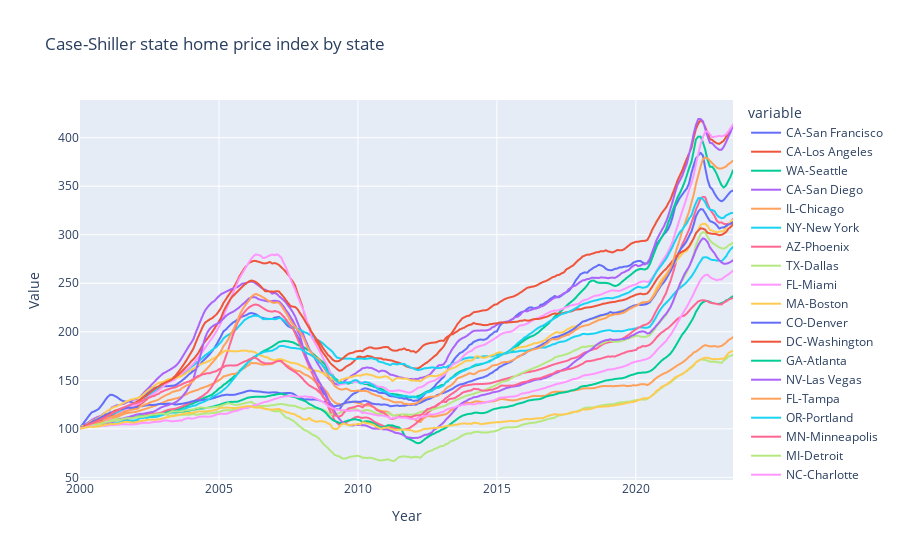

Notebook cell for this chart:
### Code cell
# Creating an interactive graph showing house price index with all the 20 states included in the composite index
fig = px.line(Case_Shiller_by_state, title='Case-Shiller state home price index by state').update_layout(xaxis_title='Year', 
                                                                                                   yaxis_title='Value')
fig.show('png')

### Figure 1 — Plotly figure (JSON) as saved in the notebook; plotly's stock layout.template omitted (floating-point values rounded to 4 significant figures; data arrays with more than 128 entries replaced by an {"elided": "..."} marker saying what was removed)
{"data": [{"hovertemplate": "variable=CA-San Francisco<br>index=%{x}<br>value=%{y}<extra></extra>", "legendgroup": "CA-San Francisco", "line": {"color": "#636efa", "dash": "solid"}, "marker": {"symbol": "circle"}, "mode": "lines", "name": "CA-San Francisco", "showlegend": true, "type": "scattergl", "x": {"elided": "283 str values"}, "xaxis": "x", "y": {"elided": "283 float values"}, "yaxis": "y"}, {"hovertemplate": "variable=CA-Los Angeles<br>index=%{x}<br>value=%{y}<extra></extra>", "legendgroup": "CA-Los Angeles", "line": {"color": "#EF553B", "dash": "solid"}, "marker": {"symbol": "circle"}, "mode": "lines", "name": "CA-Los Angeles", "showlegend": true, "type": "scattergl", "x": {"elided": "283 str values"}, "xaxis": "x", "y": {"elided": "283 float values"}, "yaxis": "y"}, {"hovertemplate": "variable=WA-Seattle<br>index=%{x}<br>value=%{y}<extra></extra>", "legendgroup": "WA-Seattle", "line": {"color": "#00cc96", "dash": "solid"}, "marker": {"symbol": "circle"}, "mode": "lines", "name": "WA-Seattle", "showlegend": true, "type": "scattergl", "x": {"elided": "283 str values"}, "xaxis": "x", "y": {"elided": "283 float values"}, "yaxis": "y"}, {"hovertemplate": "variable=CA-San Diego<br>index=%{x}<br>value=%{y}<extra></extra>", "legendgroup": "CA-San Diego", "line": {"color": "#ab63fa", "dash": "solid"}, "marker": {"symbol": "circle"}, "mode": "lines", "name": "CA-San Diego", "showlegend": true, "type": "scattergl", "x": {"elided": "283 str values"}, "xaxis": "x", "y": {"elided": "283 float values"}, "yaxis": "y"}, {"hovertemplate": "variable=IL-Chicago<br>index=%{x}<br>value=%{y}<extra></extra>", "legendgroup": "IL-Chicago", "line": {"color": "#FFA15A", "dash": "solid"}, "marker": {"symbol": "circle"}, "mode": "lines", "name": "IL-Chicago", "showlegend": true, "type": "scattergl", "x": {"elided": "283 str values"}, "xaxis": "x", "y": {"elided": "283 float values"}, "yaxis": "y"}, {"hovertemplate": "variable=NY-New York<br>index=%{x}<br>value=%{y}<extra></extra>", "legendgroup": "NY-New York", "line": {"color": "#19d3f3", "dash": "solid"}, "marker": {"symbol": "circle"}, "mode": "lines", "name": "NY-New York", "showlegend": true, "type": "scattergl", "x": {"elided": "283 str values"}, "xaxis": "x", "y": {"elided": "283 float values"}, "yaxis": "y"}, {"hovertemplate": "variable=AZ-Phoenix<br>index=%{x}<br>value=%{y}<extra></extra>", "legendgroup": "AZ-Phoenix", "line": {"color": "#FF6692", "dash": "solid"}, "marker": {"symbol": "circle"}, "mode": "lines", "name": "AZ-Phoenix", "showlegend": true, "type": "scattergl", "x": {"elided": "283 str values"}, "xaxis": "x", "y": {"elided": "283 float values"}, "yaxis": "y"}, {"hovertemplate": "variable=TX-Dallas<br>index=%{x}<br>value=%{y}<extra></extra>", "legendgroup": "TX-Dallas", "line": {"color": "#B6E880", "dash": "solid"}, "marker": {"symbol": "circle"}, "mode": "lines", "name": "TX-Dallas", "showlegend": true, "type": "scattergl", "x": {"elided": "283 str values"}, "xaxis": "x", "y": {"elided": "283 float values"}, "yaxis": "y"}, {"hovertemplate": "variable=FL-Miami<br>index=%{x}<br>value=%{y}<extra></extra>", "legendgroup": "FL-Miami", "line": {"color": "#FF97FF", "dash": "solid"}, "marker": {"symbol": "circle"}, "mode": "lines", "name": "FL-Miami", "showlegend": true, "type": "scattergl", "x": {"elided": "283 str values"}, "xaxis": "x", "y": {"elided": "283 float values"}, "yaxis": "y"}, {"hovertemplate": "variable=MA-Boston<br>index=%{x}<br>value=%{y}<extra></extra>", "legendgroup": "MA-Boston", "line": {"color": "#FECB52", "dash": "solid"}, "marker": {"symbol": "circle"}, "mode": "lines", "name": "MA-Boston", "showlegend": true, "type": "scattergl", "x": {"elided": "283 str values"}, "xaxis": "x", "y": {"elided": "283 float values"}, "yaxis": "y"}, {"hovertemplate": "variable=CO-Denver<br>index=%{x}<br>value=%{y}<extra></extra>", "legendgroup": "CO-Denver", "line": {"color": "#636efa", "dash": "solid"}, "marker": {"symbol": "circle"}, "mode": "lines", "name": "CO-Denver", "showlegend": true, "type": "scattergl", "x": {"elided": "283 str values"}, "xaxis": "x", "y": {"elided": "283 float values"}, "yaxis": "y"}, {"hovertemplate": "variable=DC-Washington<br>index=%{x}<br>value=%{y}<extra></extra>", "legendgroup": "DC-Washington", "line": {"color": "#EF553B", "dash": "solid"}, "marker": {"symbol": "circle"}, "mode": "lines", "name": "DC-Washington", "showlegend": true, "type": "scattergl", "x": {"elided": "283 str values"}, "xaxis": "x", "y": {"elided": "283 float values"}, "yaxis": "y"}, {"hovertemplate": "variable=GA-Atlanta<br>index=%{x}<br>value=%{y}<extra></extra>", "legendgroup": "GA-Atlanta", "line": {"color": "#00cc96", "dash": "solid"}, "marker": {"symbol": "circle"}, "mode": "lines", "name": "GA-Atlanta", "showlegend": true, "type": "scattergl", "x": {"elided": "283 str values"}, "xaxis": "x", "y": {"elided": "283 float values"}, "yaxis": "y"}, {"hovertemplate": "variable=NV-Las Vegas<br>index=%{x}<br>value=%{y}<extra></extra>", "legendgroup": "NV-Las Vegas", "line": {"color": "#ab63fa", "dash": "solid"}, "marker": {"symbol": "circle"}, "mode": "lines", "name": "NV-Las Vegas", "showlegend": true, "type": "scattergl", "x": {"elided": "283 str values"}, "xaxis": "x", "y": {"elided": "283 float values"}, "yaxis": "y"}, {"hovertemplate": "variable=FL-Tampa<br>index=%{x}<br>value=%{y}<extra></extra>", "legendgroup": "FL-Tampa", "line": {"color": "#FFA15A", "dash": "solid"}, "marker": {"symbol": "circle"}, "mode": "lines", "name": "FL-Tampa", "showlegend": true, "type": "scattergl", "x": {"elided": "283 str values"}, "xaxis": "x", "y": {"elided": "283 float values"}, "yaxis": "y"}, {"hovertemplate": "variable=OR-Portland<br>index=%{x}<br>value=%{y}<extra></extra>", "legendgroup": "OR-Portland", "line": {"color": "#19d3f3", "dash": "solid"}, "marker": {"symbol": "circle"}, "mode": "lines", "name": "OR-Portland", "showlegend": true, "type": "scattergl", "x": {"elided": "283 str values"}, "xaxis": "x", "y": {"elided": "283 float values"}, "yaxis": "y"}, {"hovertemplate": "variable=MN-Minneapolis<br>index=%{x}<br>value=%{y}<extra></extra>", "legendgroup": "MN-Minneapolis", "line": {"color": "#FF6692", "dash": "solid"}, "marker": {"symbol": "circle"}, "mode": "lines", "name": "MN-Minneapolis", "showlegend": true, "type": "scattergl", "x": {"elided": "283 str values"}, "xaxis": "x", "y": {"elided": "283 float values"}, "yaxis": "y"}, {"hovertemplate": "variable=MI-Detroit<br>index=%{x}<br>value=%{y}<extra></extra>", "legendgroup": "MI-Detroit", "line": {"color": "#B6E880", "dash": "solid"}, "marker": {"symbol": "circle"}, "mode": "lines", "name": "MI-Detroit", "showlegend": true, "type": "scattergl", "x": {"elided": "283 str values"}, "xaxis": "x", "y": {"elided": "283 float values"}, "yaxis": "y"}, {"hovertemplate": "variable=NC-Charlotte<br>index=%{x}<br>value=%{y}<extra></extra>", "legendgroup": "NC-Charlotte", "line": {"color": "#FF97FF", "dash": "solid"}, "marker": {"symbol": "circle"}, "mode": "lines", "name": "NC-Charlotte", "showlegend": true, "type": "scattergl", "x": {"elided": "283 str values"}, "xaxis": "x", "y": {"elided": "283 float values"}, "yaxis": "y"}, {"hovertemplate": "variable=OH-Cleveland<br>index=%{x}<br>value=%{y}<extra></extra>", "legendgroup": "OH-Cleveland", "line": {"color": "#FECB52", "dash": "solid"}, "marker": {"symbol": "circle"}, "mode": "lines", "name": "OH-Cleveland", "showlegend": true, "type": "scattergl", "x": {"elided": "283 str values"}, "xaxis": "x", "y": {"elided": "283 float values"}, "yaxis": "y"}], "layout": {"legend": {"title": {"text": "variable"}, "tracegroupgap": 0}, "title": {"text": "Case-Shiller state home price index by state"}, "xaxis": {"anchor": "y", "domain": [0, 1], "title": {"text": "Year"}}, "yaxis": {"anchor": "x", "domain": [0, 1], "title": {"text": "Value"}}}}
